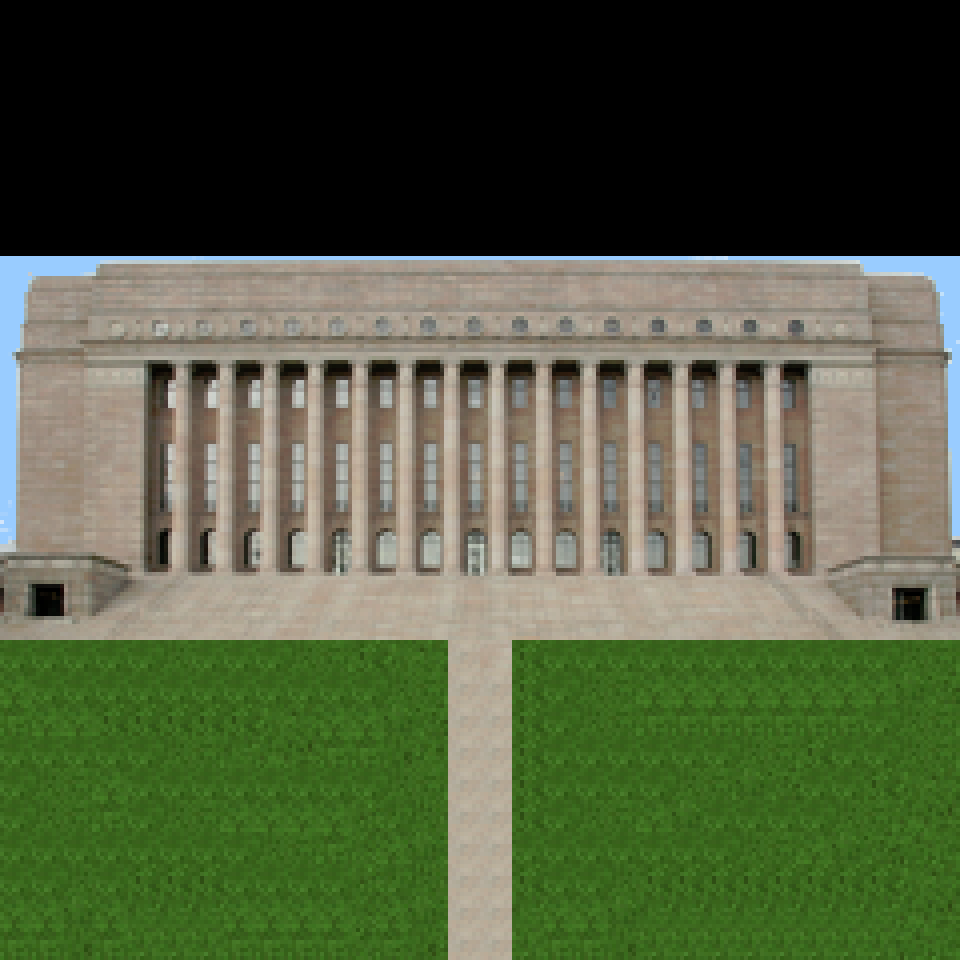

A level layout from a 2D game, rendered from its tile map. Below: a short description, then the map file with tile-grid data replaced by summaries:
An orthogonal 30x30 tile map with 32x32 px tiles, 3 tile layers (Seinat, Piikit, Tausta), 4 tilesets.

<map version="1.0" orientation="orthogonal" width="30" height="30" tilewidth="32" tileheight="32">
 <tileset firstgid="1" name="eduskuntalaatat" tilewidth="96" tileheight="96">
  <image source="eduskuntalaatat.png" trans="ffffff" width="960" height="398" />
 </tileset>
 <tileset firstgid="41" name="eduskuntalaatat32" tilewidth="32" tileheight="32">
  <image source="eduskuntalaatat.png" trans="ffffff" width="960" height="398" />
 </tileset>
 <tileset firstgid="401" name="seina" tilewidth="32" tileheight="32">
  <image source="seina.png" trans="ffffff" width="32" height="33" />
 </tileset>
 <tileset firstgid="402" name="ruoho" tilewidth="96" tileheight="96">
  <image source="ruoholaatat.png" trans="ffffff" width="960" height="398" />
 </tileset>
 <layer name="Seinat" width="30" height="30">
  <data>[900 cells, 74 non-empty, 2 distinct tile ids]</data>
 </layer>
 <layer name="Piikit" width="30" height="30">
  <data>[900 cells, 0 non-empty, 0 distinct tile ids]</data>
 </layer>
 <layer name="Tausta" width="30" height="30">
  <data>[900 cells, 277 non-empty, 46 distinct tile ids]</data>
 </layer>
</map>